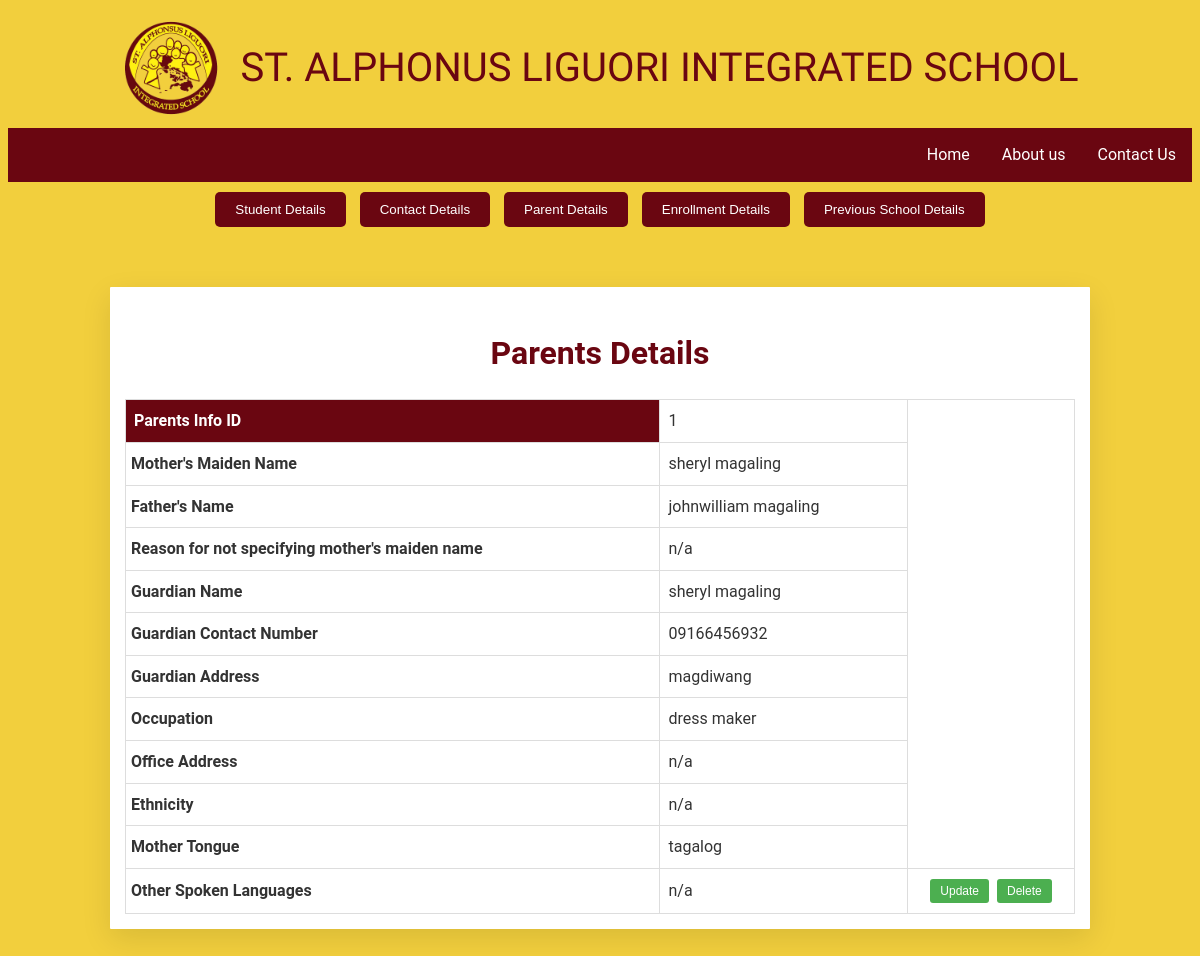
/parent-details.php, run on the app's committed database.
### tables this page shows
CREATE TABLE `parents_information` (
  `parents_info_id` int(11) NOT NULL,
  `student_info_id` int(11) DEFAULT NULL,
  `mothers_maiden_name` varchar(50) NOT NULL,
  `fathers_name` varchar(50) NOT NULL,
  `reason_for_not_specifying_maidens_name` varchar(200) DEFAULT NULL,
  `guardian_name` varchar(50) NOT NULL,
  `guardian_contact_no` varchar(50) NOT NULL,
  `guardian_address` varchar(100) NOT NULL,
  `occupation` varchar(100) NOT NULL,
  `office_address` varchar(100) DEFAULT NULL,
  `ethnicity` varchar(50) DEFAULT NULL,
  `mother_tongue` varchar(50) DEFAULT NULL,
  `other_spoken_languages` varchar(100) DEFAULT NULL
);

### parent-details.php (the view, shortened to what this page needs)
<?php
$servername = "localhost";
$username = "root";
$password = "";
$dbname = "enrollmentsystemdb";
$conn = new mysqli($servername, $username, $password, $dbname);
?>
<!DOCTYPE html>
<html lang="en">
<head>
</head>
<header>
    <div class="header-content">
        <img src="logo-removebg-preview.png" alt="School Logo" class="logo" width="100" height="100">
        <div class="school-name">ST. ALPHONUS LIGUORI INTEGRATED SCHOOL</div>
    </div>
</header>
<nav>
        <a class="navbar-link" href="contact_us.php">Contact Us</a>
        <a href="about.php">About us</a>
        <a href="main.php">Home</a>
    </nav>
<div class="container">
    <div class="nav-buttons">
        <button onclick="redirectTo('student-details.php')">Student Details</button>
        <button onclick="redirectTo('contact-details.php')">Contact Details</button>
        <button onclick="redirectTo('parent-details.php')">Parent Details</button>
        <button onclick="redirectTo('enrollment-details.php')">Enrollment Details</button>
        <button onclick="redirectTo('previous-details.php')">Previous School Details</button>
    </div>
    <div class="container">
        <section class="details-section">
            <h2>Parents Details</h2>
            <table>
            <?php
            $sql = "SELECT parents_info_id, mothers_maiden_name, fathers_name, reason_for_not_specifying_maidens_name, guardian_name, guardian_contact_no, guardian_address, occupation, office_address, ethnicity, mother_tongue, other_spoken_languages FROM parents_information";
            $result = $conn->query($sql);
            if ($result->num_rows > 0) {
while($row = $result->fetch_assoc()) {
    echo "<tr>
                                <th id='id-column'>Parents Info ID</th>
                                <td>" . htmlspecialchars($row["parents_info_id"]) . "</td>
                            </tr>
                            <tr>
                                <th>Mother's Maiden Name</th>
                                <td>" . htmlspecialchars($row["mothers_maiden_name"]) . "</td>
                            </tr>
                            <tr>
                                <th>Father's Name</th>
                                <td>" . htmlspecialchars($row["fathers_name"]) . "</td>
                            </tr>
                            <tr>
                                <th>Reason for not specifying mother's maiden name</th>
                                <td>" . htmlspecialchars($row["reason_for_not_specifying_maidens_name"]) . "</td>
                            </tr>
                            <tr>
                                <th>Guardian Name</th>
                                <td>" . htmlspecialchars($row["guardian_name"]) . "</td>
                            </tr>
                            <tr>
                                <th>Guardian Contact Number</th>
                                <td>" . htmlspecialchars($row["guardian_contact_no"]) . "</td>
                            </tr>
                            <tr>
                                <th>Guardian Address</th>
                                <td>" . htmlspecialchars($row["guardian_address"]) . "</td>
                            </tr>
                            <tr>
                                <th>Occupation</th>
                                <td>" . htmlspecialchars($row["occupation"]) . "</td>
                            </tr>
                            <tr>
                                <th>Office Address</th>
                                <td>" . htmlspecialchars($row["office_address"]) . "</td>
                            </tr>
                            <tr>
                                <th>Ethnicity</th>
                                <td>" . htmlspecialchars($row["ethnicity"]) . "</td>
                            </tr>
                            <tr>
                                <th>Mother Tongue</th>
                                <td>" . htmlspecialchars($row["mother_tongue"]) . "</td>
                            </tr>
                            <tr>
                                <th>Other Spoken Languages</th>
                                <td>" . htmlspecialchars($row["other_spoken_languages"]) . "</td>
                                <td class='action-column'>
                                    <form action='update_parent.php' method='POST' style='display: inline-block;'>
                                        <input type='hidden' name='parents_info_id' value='" . $row["parents_info_id"] . "'>
                                        <button type='submit' class='edit-button'>Update</button>
                                    </form>
                                    <form action='delete_parent.php' method='POST' style='display: inline-block;'>
                                        <input type='hidden' name='parents_info_id' value='" . $row["parents_info_id"] . "'>
                                        <button type='submit' class='delete-button'>Delete</button>
                                    </form>
                                </td>
                            </tr>";
                    }
                } else {
                    echo "<tr><td colspan='2'>No parents details found</td></tr>";
                }
                ?>
            </table>
        </section>
    </div>
</body>
</html>

### parent-details.php (style rules this page uses)
.container { max-width: 1000px; margin: 0 auto; padding: 10px; }
nav { overflow: hidden; text-align: right; background-color: #6a0611; }
nav a { float: right; display: block; color: #fff; text-align: right; padding: 14px 16px; text-decoration: none; font-family: 'Roboto', serif; }
.header-content { text-align: center; padding: 10px 0; }
.logo { display: inline-block; vertical-align: middle; margin-right: 15px; }
.school-name { display: inline-block; vertical-align: middle; font-size: 2.5em; color: #6a0611; }
.details-section { background-color: #fff; border-radius: 1px; box-shadow: 0 10px 30px rgba(0, 0, 0, 0.1); padding: 15px; margin-top: 30px; margin-bottom: 20px; font-family: 'Roboto', serif; }
h2 { margin-bottom: 20px; font-size: 2rem; text-align: center; color: #6a0611; }
table { width: 100%; border-collapse: collapse; margin-top: 20px; border: 1px solid #ddd; }
td { padding: 8px; border: 1px solid #ddd; }
.nav-buttons { text-align: center; margin-bottom: 20px; }
.nav-buttons button { background-color: #6a0611; color: white; border: none; padding: 10px 20px; margin: 0 5px; cursor: pointer; border-radius: 5px; }
th { padding: 5px; text-align: left; border: 1px solid #ddd; }
th#id-column { background-color: #6a0611; color: white; padding: 8px; text-align: left; }
.action-column { width: 150px; text-align: center; }
.action-column button { background-color: #4CAF50; color: white; border: none; padding: 5px 10px; text-align: center; text-decoration: none; display: inline-block; font-size: 12px; margin: 2px; cursor: pointer; border-radius: 3px; }
.delete-button { background-color: #f44336; }
.edit-button { background-color: #008CBA; }

### data on the page
parents_information: parents_info_id "1", mothers_maiden_name "sheryl magaling", fathers_name "johnwilliam magaling", reason_for_not_specifying_maidens_name "n/a", guardian_name "sheryl magaling", guardian_contact_no "09166456932", guardian_address "magdiwang", occupation "dress maker", office_address "n/a", ethnicity "n/a", mother_tongue "tagalog", other_spoken_languages "n/a"
